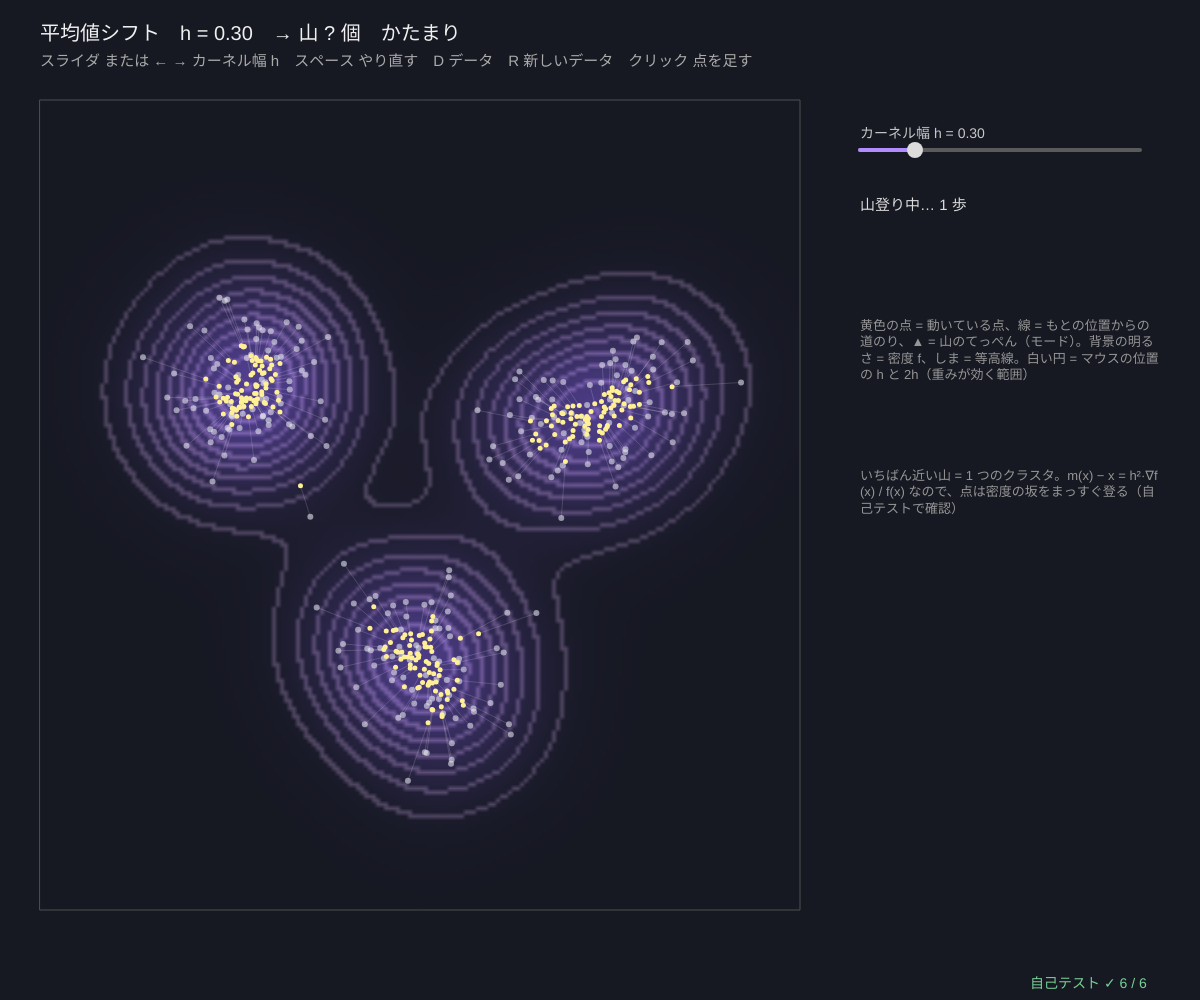
Frame 1 (no input)
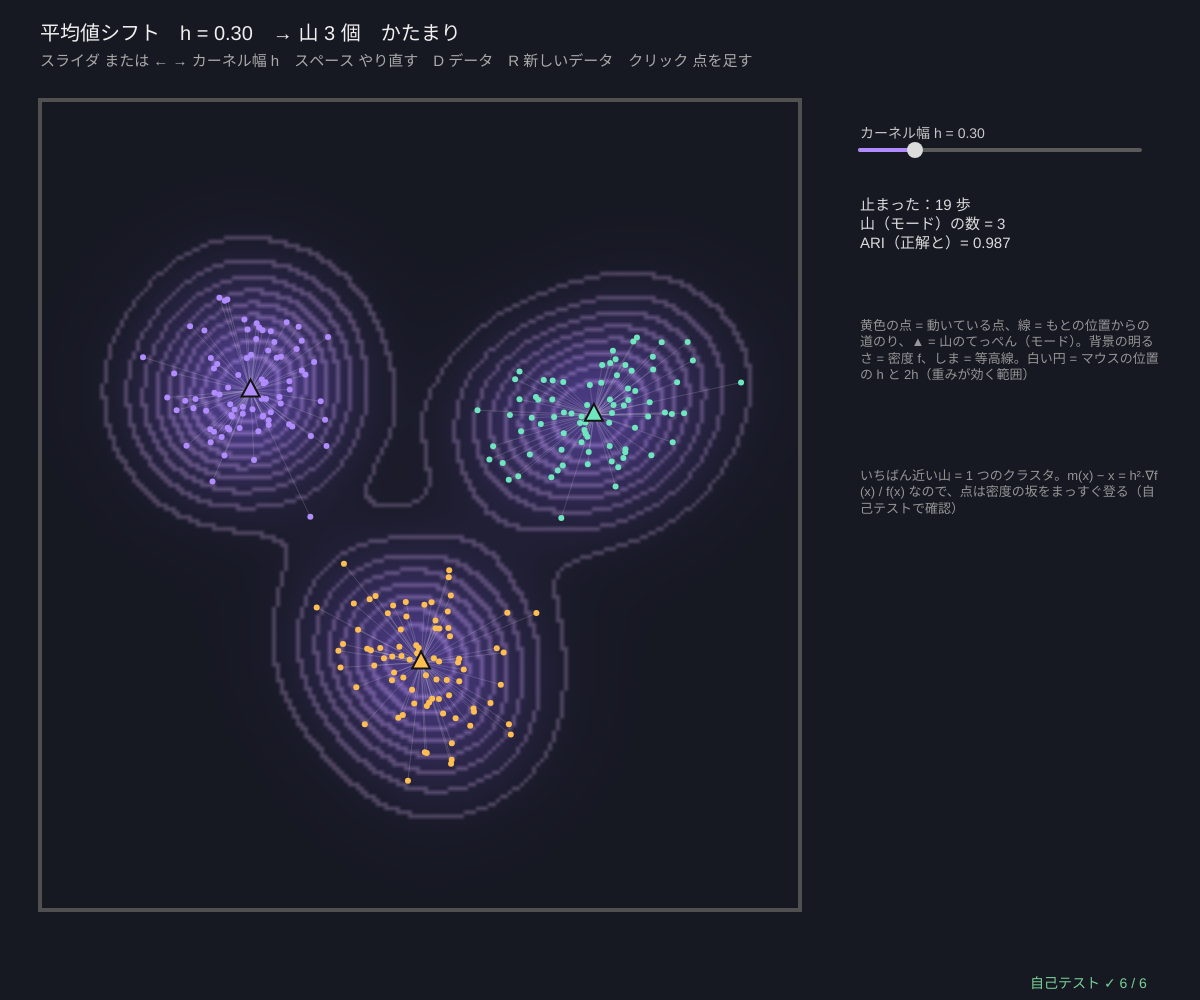
Frame 60 (no input)
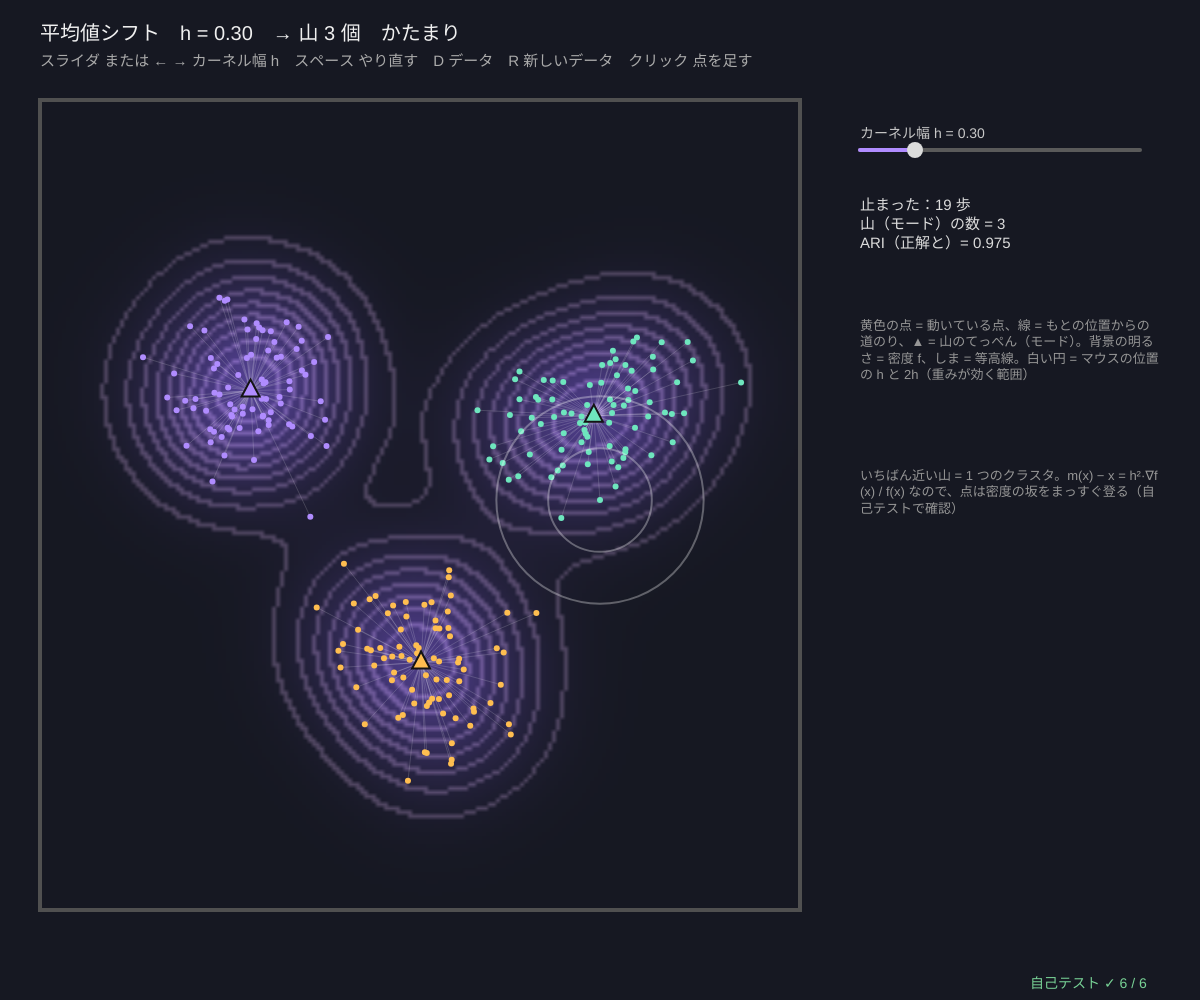
Frame 120 (the mouse pressed at the canvas centre since frame 60)

The p5.js sketch that drew these frames (run headless with seeded random() and noise() and a simulated clock; from frame 60 on, the mouse is pressed at the canvas centre):

// p5.js sketch
// ── sketch.js
// ============================================
// 07 平均値シフト ─ 各点を「近くの点の重みつき平均」の位置へ動かす、をくり返すと、密度の山のてっぺん（モード）に集まる
//   重み = ガウス核 exp(−|x − x_i|² / 2h²)。h = カーネル幅（どれくらい遠くまで見るか）
//   動く量 m(x) − x は、密度 f（カーネル密度推定）の坂の向き ∇f に比例する → 山登り。同じ山に登った点 = 1 つのクラスタ
//   k を決めなくてよい。h が小さいと山がたくさん、大きいと山がなだらかに合わさって数が減る。背景 = 密度 f の等高線
// スライダ / ← → カーネル幅 h / スペース やり直す / D データ / R 新しいデータ / クリック 点を足す
// ============================================

const NPTS = 240;                      // ★ 点の数
const DKINDS = ['blobs', 'density', 'sizes', 'moons'];
let data, walkers = [], iter = 0, done = false, modes = [], labels = [], dataNo = 0, seedD = 71, view, sBw, heat = null, heatDirty = true;

function setup() {
  createCanvas(windowWidth, windowHeight); textWrap(CHAR);
  sBw = makeSlider(width - 340, 150, 280, 0.08, 1.2, 0.3, 'カーネル幅 h', 2);
  selfTest(); newData();
}
function newData() { data = makeDataset(DKINDS[dataNo], NPTS, seedD); restart(); }
function restart() { walkers = data.pts.map((p) => p.slice()); iter = 0; done = false; modes = []; labels = data.pts.map(() => -1); heatDirty = true; }

// ★ カーネル密度推定 f(x) = 1/(n·2πh²) Σ exp(−|x − x_i|² / 2h²)
function kde(x, pts, h) { let s = 0; for (let p of pts) s += Math.exp(-sqd(x, p) / (2 * h * h)); return s / (pts.length * 2 * Math.PI * h * h); }
// ★ 平均値シフトの 1 歩：重みつき平均へ
function msStep(x, pts, h) {
  let w = 0, sx = 0, sy = 0;
  for (let p of pts) { let k = Math.exp(-sqd(x, p) / (2 * h * h)); w += k; sx += k * p[0]; sy += k * p[1]; }
  return w > 1e-300 ? [sx / w, sy / w] : x.slice();
}
function runToEnd(pts, h, maxIt) {     // 全部の点を止まるまで動かす
  let ws = pts.map((p) => p.slice());
  for (let t = 0; t < (maxIt || 500); t++) { let mv = 0; ws = ws.map((x) => { let y = msStep(x, pts, h); mv = Math.max(mv, edist(x, y)); return y; }); if (mv < 1e-5 * h) break; }
  return ws;
}
function groupModes(ws, h) {           // h/2 より近くに止まった点は同じ山
  let ms = [], lab = ws.map((x) => { for (let j = 0; j < ms.length; j++) if (edist(x, ms[j]) < h / 2) return j; ms.push(x.slice()); return ms.length - 1; });
  return { modes: ms, labels: lab };
}

function draw() {
  background(22, 24, 34);
  let h = sBw.val;
  view = fitView(40, 100, width - 440, height - 190, 0, 0, 4.4);
  if (heatDirty && !sBw.drag) drawHeat();
  if (heat) image(heat, view.x, view.y, view.w, view.h);
  noFill(); stroke(80); rect(view.x, view.y, view.w, view.h);
  // ---- 1 フレームに 1 歩
  if (!done) {
    let mv = 0; walkers = walkers.map((x) => { let y = msStep(x, data.pts, h); mv = Math.max(mv, edist(x, y)); return y; }); iter++;
    if (mv < 1e-4 * h || iter > 400) { done = true; let g = groupModes(walkers, h); modes = g.modes; labels = g.labels; }
  }
  stroke(255, 255, 255, 40); strokeWeight(1);
  for (let i = 0; i < data.pts.length; i++) line(gX(view, data.pts[i][0]), gY(view, data.pts[i][1]), gX(view, walkers[i][0]), gY(view, walkers[i][1]));
  drawPts(view, data.pts, done ? labels : null, 6, done ? 255 : 150);
  noStroke(); fill(255, 240, 150); for (let w of walkers) circle(gX(view, w[0]), gY(view, w[1]), 5);
  modes.forEach((m, j) => { stroke(20); strokeWeight(2); fill(palC(j)); triangle(gX(view, m[0]), gY(view, m[1]) - 11, gX(view, m[0]) - 9, gY(view, m[1]) + 6, gX(view, m[0]) + 9, gY(view, m[1]) + 6); });
  // カーネル幅の円（マウスの位置）
  if (inBox(view, mouseX, mouseY)) { noFill(); stroke(255, 255, 255, 80); circle(mouseX, mouseY, 2 * h * (gX(view, 1) - gX(view, 0))); circle(mouseX, mouseY, 4 * h * (gX(view, 1) - gX(view, 0))); }
  // ---- 右
  drawSlider(sBw);
  let bx = width - 340; noStroke(); fill(220); textSize(15); textAlign(LEFT, BASELINE);
  text(done ? '止まった：' + iter + ' 歩\n山（モード）の数 = ' + modes.length + '\nARI（正解と）= ' + ariScore(labels, data.truth).toFixed(3) : '山登り中… ' + iter + ' 歩', bx, 210);
  fill(150); textSize(13);
  text('黄色の点 = 動いている点、線 = もとの位置からの道のり、▲ = 山のてっぺん（モード）。背景の明るさ = 密度 f、しま = 等高線。白い円 = マウスの位置の h と 2h（重みが効く範囲）', bx, 320, 300);
  text('いちばん近い山 = 1 つのクラスタ。m(x) − x = h²·∇f(x) / f(x) なので、点は密度の坂をまっすぐ登る（自己テストで確認）', bx, 470, 300);
  // ---- 文字
  fill(240); textSize(20);
  text('平均値シフト　h = ' + h.toFixed(2) + '　→ 山 ' + (done ? modes.length : '?') + ' 個　' + DATA_JA[DKINDS[dataNo]], 40, 40);
  fill(170); textSize(15); text('スライダ または ← → カーネル幅 h　スペース やり直す　D データ　R 新しいデータ　クリック 点を足す', 40, 66);
  drawSelfTest(width - 170, height - 12);
}
function drawHeat() {                  // 密度 f の等高線（4 ピクセルに 1 回だけ計算）
  let w = Math.ceil(view.w / 4), hh = Math.ceil(view.h / 4), h = sBw.val, vals = new Float64Array(w * hh), mx = 1e-12;
  if (!heat || heat.width !== w || heat.height !== hh) { heat = createGraphics(w, hh); heat.pixelDensity(1); }
  for (let y = 0; y < hh; y++) for (let x = 0; x < w; x++) { let v = kde([view.x0 + ((x + 0.5) / w) * (view.x1 - view.x0), view.y1 - ((y + 0.5) / hh) * (view.y1 - view.y0)], data.pts, h); vals[x + w * y] = v; mx = Math.max(mx, v); }
  heat.loadPixels();
  for (let y = 0; y < hh; y++) for (let x = 0; x < w; x++) {
    let u = vals[x + w * y] / mx, lv = Math.floor(u * 10), edge = (x + 1 < w && Math.floor((vals[x + 1 + w * y] / mx) * 10) !== lv) || (y + 1 < hh && Math.floor((vals[x + w * (y + 1)] / mx) * 10) !== lv), i = 4 * (x + w * y);
    heat.pixels[i] = 22 + 60 * u + (edge ? 50 : 0); heat.pixels[i + 1] = 24 + 40 * u + (edge ? 40 : 0); heat.pixels[i + 2] = 34 + 110 * u + (edge ? 50 : 0); heat.pixels[i + 3] = 255;
  }
  heat.updatePixels(); heatDirty = false;
}

function mousePressed() {
  if (sliderPress(sBw, mouseX, mouseY)) return;
  if (view && inBox(view, mouseX, mouseY)) { data.pts.push([invX(view, mouseX), invY(view, mouseY)]); data.truth.push(0); restart(); }
}
function mouseDragged() { sliderDrag(sBw, mouseX); }
function mouseReleased() { if (sBw.drag) { sBw.drag = false; restart(); } }
function keyPressed() {
  if (key === RIGHT_ARROW || key === LEFT_ARROW) { sBw.val = clampv(sBw.val + (key === RIGHT_ARROW ? 0.02 : -0.02), sBw.lo, sBw.hi); restart(); }
  if (key === ' ') restart();
  if (key === 'd' || key === 'D') { dataNo = (dataNo + 1) % DKINDS.length; newData(); }
  if (key === 'r' || key === 'R') { seedD++; newData(); }
  return false;
}

// ---- 自己テスト
function selfTest() {
  selfTestResults = [];
  let d = makeDataset('blobs', 90, 77), h = 0.3, up = true;
  seedRng(3);
  for (let t = 0; t < 40; t++) { let x = [-2 + 4 * rnd(), -2 + 4 * rnd()]; for (let s = 0; s < 25; s++) { let y = msStep(x, d.pts, h); if (kde(y, d.pts, h) < kde(x, d.pts, h) * (1 - 1e-12)) up = false; x = y; } }
  check('平均値シフトの 1 歩で、密度 f は決して下がらない（40 点 × 25 歩）', up);
  let gradOk = true, e = 1e-5;
  for (let t = 0; t < 20; t++) {
    let x = [-2 + 4 * rnd(), -2 + 4 * rnd()], f = kde(x, d.pts, h), gx = (kde([x[0] + e, x[1]], d.pts, h) - kde([x[0] - e, x[1]], d.pts, h)) / (2 * e), gy = (kde([x[0], x[1] + e], d.pts, h) - kde([x[0], x[1] - e], d.pts, h)) / (2 * e), m = msStep(x, d.pts, h);
    if (f > 1e-6 && (Math.abs(m[0] - x[0] - (h * h * gx) / f) > 1e-5 || Math.abs(m[1] - x[1] - (h * h * gy) / f) > 1e-5)) gradOk = false;
  }
  check('動く量 m(x) − x = h²·∇f(x) / f(x)（数値微分と比べる、20 点）', gradOk);
  let ws = runToEnd(d.pts, h), g = groupModes(ws, h), still = true, peak = true;
  for (let m of g.modes) {
    if (edist(msStep(m, d.pts, h), m) > 1e-4 * h) still = false;
    let fm = kde(m, d.pts, h); for (let a = 0; a < 8; a++) if (kde([m[0] + 0.05 * h * Math.cos(a), m[1] + 0.05 * h * Math.sin(a)], d.pts, h) > fm * (1 + 1e-9)) peak = false;
  }
  check('止まった点（モード）では m(x) ≈ x（坂の傾き ≈ 0）', still);
  check('モードは密度の山のてっぺん：周りの 8 方向より f が大きい', peak);
  let ari = ariScore(g.labels, d.truth);
  check('離れた 3 つのかたまり（h = 0.3）で山はちょうど 3 個、ARI = ' + ari.toFixed(3) + ' ≥ 0.95', g.modes.length === 3 && ari >= 0.95);
  let cnt = [0.15, 0.3, 0.6, 1.2, 2.4].map((hh) => groupModes(runToEnd(d.pts, hh, 150), hh).modes.length);
  check('h を大きくすると山の数は減っていく：' + cnt.join(' → '), cnt.every((v, i) => i === 0 || v <= cnt[i - 1]) && cnt[cnt.length - 1] === 1);
  reportSelfTest();
}

// ---------- やってみよう ----------
// 1. スライダで h をゆっくり大きくして、山の数が 多い → 3 → 1 と変わるところを探そう（手を離すと計算しなおす）
// 2. 「密度がちがう」（D）では、h をどうすれば 3 つに分かれる？ 1 つの h では難しいことも
// 3. 三日月（D）では、山は三日月の上に何個できる？ 平均値シフトも「丸い山」を探している
// 4. 何もないところをクリックして点を 1 つ足すと、その点だけの小さな山ができる？（h しだい）
// 5. 05 の木の高さと同じように、h は「どれくらいの細かさで見るか」の目盛り

// ==================================================
// ここから下は「クラスタリングの道具」（中身は読まなくても OK。消さないでね）
// ==================================================
// ---- 共通：値をはさむ・クラスタの色・距離（点は [x, y] や [r, g, b] のような配列）
function clampv(v, a, b) { return v < a ? a : v > b ? b : v; }
const PAL = [[176, 140, 255], [110, 230, 190], [255, 190, 80], [110, 180, 255], [255, 120, 130], [200, 240, 110], [255, 150, 220], [90, 210, 220], [255, 150, 70], [190, 190, 255]];
function palC(k, a) {                  // クラスタ k の色（k < 0 = ノイズ = 灰色）
  let al = a === undefined ? 255 : a;
  if (k < 0) return color(120, 120, 135, al);
  let c = PAL[k % PAL.length]; return color(c[0], c[1], c[2], al);
}
function sqd(a, b) { let s = 0; for (let i = 0; i < a.length; i++) { let d = a[i] - b[i]; s += d * d; } return s; }   // 距離の 2 乗
function edist(a, b) { return Math.sqrt(sqd(a, b)); }                                                              // ユークリッド距離
function meanOf(arr) { if (!arr.length) return 0; let s = 0; for (let v of arr) s += v; return s / arr.length; }
// ---- 種つきの乱数（同じ種なら毎回同じ列）
let rngState = 1, gaussSpare = null;
function seedRng(s) { rngState = (s >>> 0) || 1; gaussSpare = null; }
function rnd() {                       // 0〜1 の一様乱数（mulberry32）
  rngState = (rngState + 0x6d2b79f5) >>> 0;
  let t = rngState;
  t = Math.imul(t ^ (t >>> 15), t | 1);
  t ^= t + Math.imul(t ^ (t >>> 7), t | 61);
  return ((t ^ (t >>> 14)) >>> 0) / 4294967296;
}
function rndInt(a, b) { return a + Math.floor(rnd() * (b - a + 1)); }
function gauss() {                     // 標準正規分布（ボックス-ミュラー法）
  if (gaussSpare !== null) { let g = gaussSpare; gaussSpare = null; return g; }
  let u = 1 - rnd(), v = rnd(), r = Math.sqrt(-2 * Math.log(u));
  gaussSpare = r * Math.sin(2 * Math.PI * v); return r * Math.cos(2 * Math.PI * v);
}
// ---- 合成データ（種つき）。どれも { pts, truth（正解のグループ番号）, k（正解のグループ数）} を返す
// blob = { n, c: [中心 x, y], sd: [長い向きの標準偏差, 短い向き], rot: 傾き（ラジアン）}
function makeBlobs(specs) {
  let pts = [], truth = [];
  specs.forEach((s, k) => {
    let cr = Math.cos(s.rot || 0), sr = Math.sin(s.rot || 0);
    for (let i = 0; i < s.n; i++) { let a = gauss() * s.sd[0], b = gauss() * s.sd[1]; pts.push([s.c[0] + cr * a - sr * b, s.c[1] + sr * a + cr * b]); truth.push(k); }
  });
  return { pts, truth, k: specs.length };
}
function makeMoons(n, noise) {         // 2 つの三日月（かみ合った半円）
  let pts = [], truth = [];
  for (let i = 0; i < n; i++) {
    let k = i % 2, t = rnd() * Math.PI, x = k ? 1 - Math.cos(t) : Math.cos(t), y = k ? 0.5 - Math.sin(t) : Math.sin(t);
    pts.push([(x - 0.5) * 1.6 + gauss() * noise, (y - 0.25) * 1.6 + gauss() * noise]); truth.push(k);
  }
  return { pts, truth, k: 2 };
}
function makeCircles(n, noise, inner) { // 同心円（外の輪と内の輪。点の数は輪の長さに比例）
  let pts = [], truth = [], nOut = Math.round((n * 1.3) / (1.3 + inner));
  for (let i = 0; i < n; i++) { let k = i < nOut ? 0 : 1, t = rnd() * 2 * Math.PI, r = k ? inner : 1.3; pts.push([r * Math.cos(t) + gauss() * noise, r * Math.sin(t) + gauss() * noise]); truth.push(k); }
  return { pts, truth, k: 2 };
}
const DATA_JA = { blobs: 'かたまり', moons: '三日月', circles: '同心円', aniso: '細長い', density: '密度がちがう', sizes: '大きさがちがう', noise: 'かたまり + 外れ値', chain: '鎖でつながる' };
function makeDataset(kind, n, seed) {
  seedRng(seed);
  if (kind === 'moons') return makeMoons(n, 0.07);
  if (kind === 'circles') return makeCircles(n, 0.05, 0.55);
  if (kind === 'aniso') { let m = Math.floor(n / 3); return makeBlobs([{ n: m, c: [-0.6, 0.9], sd: [0.9, 0.1], rot: 0.5 }, { n: m, c: [0, 0], sd: [0.9, 0.1], rot: 0.5 }, { n: n - 2 * m, c: [0.6, -0.9], sd: [0.9, 0.1], rot: 0.5 }]); }
  if (kind === 'density') { let m = Math.floor(n * 0.45); return makeBlobs([{ n: m, c: [-0.9, 0.3], sd: [0.12, 0.12] }, { n: m, c: [-0.3, 0.3], sd: [0.12, 0.12] }, { n: n - 2 * m, c: [0.9, -0.2], sd: [0.65, 0.65] }]); }
  if (kind === 'sizes') { let m = Math.floor(n * 0.12); return makeBlobs([{ n: n - 2 * m, c: [-0.5, 0], sd: [0.6, 0.6] }, { n: m, c: [0.85, 0.75], sd: [0.1, 0.1] }, { n: m, c: [0.85, -0.75], sd: [0.1, 0.1] }]); }
  if (kind === 'chain') {
    let m = Math.floor(n * 0.4), d = makeBlobs([{ n: m, c: [-1.2, 0], sd: [0.25, 0.25] }, { n: m, c: [1.2, 0], sd: [0.25, 0.25] }]), rest = n - 2 * m;
    for (let i = 0; i < rest; i++) { d.pts.push([-0.8 + (1.6 * (i + 0.5)) / rest, 0.04 * gauss()]); d.truth.push(i < rest / 2 ? 0 : 1); }
    return d;
  }
  let m = Math.floor(n / 3), d = makeBlobs([{ n: m, c: [-1, 0.7], sd: [0.25, 0.25] }, { n: m, c: [1, 0.6], sd: [0.3, 0.22], rot: 0.4 }, { n: n - 2 * m, c: [0, -0.9], sd: [0.28, 0.28] }]);
  if (kind === 'noise') { let q = Math.floor(n * 0.08); for (let i = 0; i < q; i++) { d.pts.push([-2 + 4 * rnd(), -1.8 + 3.6 * rnd()]); d.truth.push(-1); } }
  return d;
}
// ---- 正解との一致：分割表、純度、調整ランド指数（ARI）、正規化相互情報量（NMI）。ラベル −1（ノイズ）も 1 つのグループとして数える
function contingency(a, b) {
  let ra = [...new Set(a)].sort((x, y) => x - y), cb = [...new Set(b)].sort((x, y) => x - y), ia = new Map(ra.map((v, i) => [v, i])), ib = new Map(cb.map((v, i) => [v, i]));
  let M = ra.map(() => new Array(cb.length).fill(0));
  for (let i = 0; i < a.length; i++) M[ia.get(a[i])][ib.get(b[i])]++;
  return { M, ra, cb };
}
function comb2(x) { return (x * (x - 1)) / 2; }
function ariScore(a, b) {
  let { M } = contingency(a, b), n = a.length, sij = 0, sa = 0, sb = 0, colS = new Array(M[0].length).fill(0);
  for (let r of M) { let rs = 0; r.forEach((v, j) => { sij += comb2(v); rs += v; colS[j] += v; }); sa += comb2(rs); }
  for (let v of colS) sb += comb2(v);
  let expv = (sa * sb) / Math.max(1, comb2(n)), maxv = (sa + sb) / 2;
  return maxv - expv === 0 ? 1 : (sij - expv) / (maxv - expv);
}
function nmiScore(a, b) {              // NMI = 2·I(A; B) / (H(A) + H(B))
  let { M } = contingency(a, b), n = a.length, rs = M.map((r) => r.reduce((s, v) => s + v, 0)), cs = M[0].map((_, j) => M.reduce((s, r) => s + r[j], 0));
  let H = (arr) => -arr.reduce((s, v) => s + (v > 0 ? (v / n) * Math.log(v / n) : 0), 0), mi = 0;
  M.forEach((r, i) => r.forEach((v, j) => { if (v > 0) mi += (v / n) * Math.log((n * v) / (rs[i] * cs[j])); }));
  let hs = H(rs) + H(cs); return hs === 0 ? 1 : clampv((2 * mi) / hs, 0, 1);
}
function purityScore(pred, truth) { let { M } = contingency(pred, truth); return M.reduce((s, r) => s + Math.max(...r), 0) / pred.length; }
// ---- グラフと図の道具：g = { x, y, w, h, x0, x1, y0, y1 }（画面の四角とデータの範囲）
function gX(g, v) { return g.x + clampv((v - g.x0) / (g.x1 - g.x0), -0.02, 1.02) * g.w; }
function gY(g, v) { return g.y + g.h - clampv((v - g.y0) / (g.y1 - g.y0), -0.02, 1.02) * g.h; }
function invX(g, px) { return g.x0 + ((px - g.x) / g.w) * (g.x1 - g.x0); }
function invY(g, py) { return g.y0 + ((g.y + g.h - py) / g.h) * (g.y1 - g.y0); }
function inBox(g, px, py) { return px >= g.x && px <= g.x + g.w && py >= g.y && py <= g.y + g.h; }
function fitView(x, y, w, h, cx, cy, span) {   // 縦横の縮尺をそろえる（span = 短い辺に入るデータの幅）
  let s = Math.min(w, h) / span; return { x, y, w, h, x0: cx - w / 2 / s, x1: cx + w / 2 / s, y0: cy - h / 2 / s, y1: cy + h / 2 / s };
}
function plotAxes(g, xl, yl, xt, yt) {
  stroke(95); strokeWeight(1); noFill(); rect(g.x, g.y, g.w, g.h);
  noStroke(); fill(165); textSize(12); textAlign(CENTER, TOP);
  for (let v of xt) text(+v.toPrecision(3), gX(g, v), g.y + g.h + 4);
  textAlign(RIGHT, CENTER);
  for (let v of yt) text(+v.toPrecision(3), g.x - 5, gY(g, v));
  textAlign(LEFT, BASELINE); fill(205); textSize(13);
  text(xl, g.x + g.w - textWidth(xl), g.y + g.h + 30); text(yl, g.x, g.y - 8);
}
function polyline(pts) {               // 点が 2 つ以上あるときだけ折れ線を描く
  if (pts.length < 2) return;
  noFill(); beginShape(); for (let p of pts) vertex(p[0], p[1]); endShape();
}
function drawPts(g, pts, labels, r, al) {   // クラスタの色で点を描く（labels がなければ白）
  noStroke();
  for (let i = 0; i < pts.length; i++) { fill(labels ? palC(labels[i], al) : color(230, 230, 240, al === undefined ? 255 : al)); circle(gX(g, pts[i][0]), gY(g, pts[i][1]), r); }
}
// ---- かんたんなスライダ（ドラッグで値を変える）
function makeSlider(x, y, w, lo, hi, val, name, digits) { return { x, y, w, lo, hi, val, name, digits: digits === undefined ? 2 : digits, drag: false }; }
function drawSlider(s) {
  let u = (s.val - s.lo) / (s.hi - s.lo);
  stroke(90); strokeWeight(4); line(s.x, s.y, s.x + s.w, s.y);
  stroke(176, 140, 255); line(s.x, s.y, s.x + u * s.w, s.y);
  noStroke(); fill(s.drag ? 255 : 220); circle(s.x + u * s.w, s.y, 16);
  fill(200); textSize(14); textAlign(LEFT, BASELINE); text(s.name + ' = ' + s.val.toFixed(s.digits), s.x, s.y - 12);
}
function sliderPress(s, mx, my) { if (Math.abs(my - s.y) < 14 && mx > s.x - 10 && mx < s.x + s.w + 10) { s.drag = true; sliderDrag(s, mx); return true; } return false; }
function sliderDrag(s, mx) { if (!s.drag) return false; let v = s.lo + clampv((mx - s.x) / s.w, 0, 1) * (s.hi - s.lo); if (s.digits === 0) v = Math.round(v); s.val = v; return true; }
// ---- 自己テストの道具
let selfTestResults = [];
function check(name, cond) { selfTestResults.push({ name, ok: !!cond }); }
function near(a, b, tol) { return a !== null && a !== undefined && isFinite(a) && Math.abs(a - b) <= (tol === undefined ? 1e-9 : tol); }
function noNaN(v) { return Array.isArray(v) ? v.every(noNaN) : !(typeof v === 'number' && v !== v); }
function reportSelfTest() { for (let r of selfTestResults) (r.ok ? console.log : console.error)((r.ok ? '✓ ' : '✗ ') + r.name); }
function selfTestLine() { let n = selfTestResults.filter((r) => r.ok).length; return '自己テスト ' + (n === selfTestResults.length ? '✓ ' : '✗ ') + n + ' / ' + selfTestResults.length; }
function drawSelfTest(x, y) { noStroke(); fill(selfTestResults.every((r) => r.ok) ? color(120, 210, 150) : color(255, 90, 90)); textSize(14); textAlign(LEFT, BASELINE); text(selfTestLine(), x, y); }
